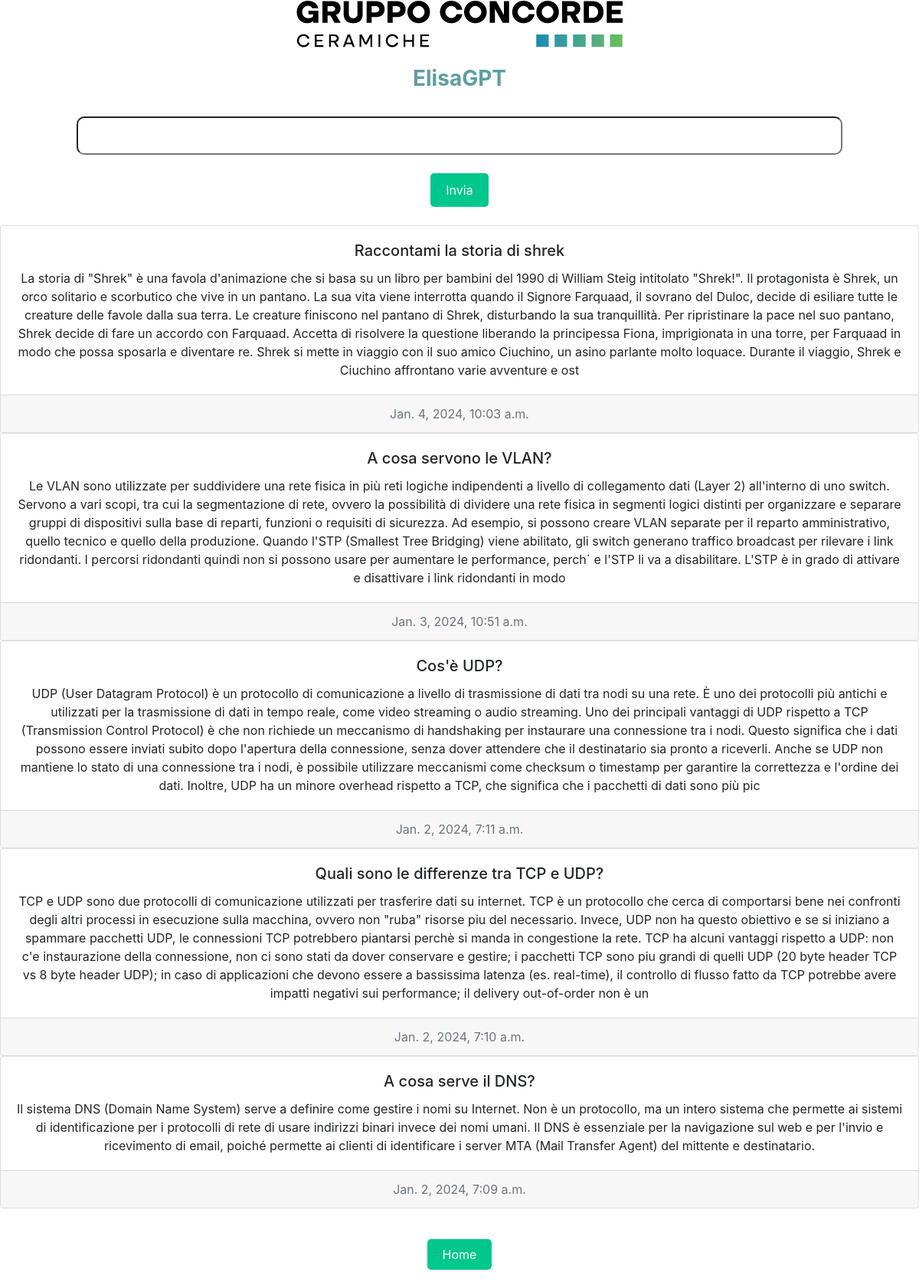
/gestione/completion/ (signed in), run on an earlier commit of the app's database.
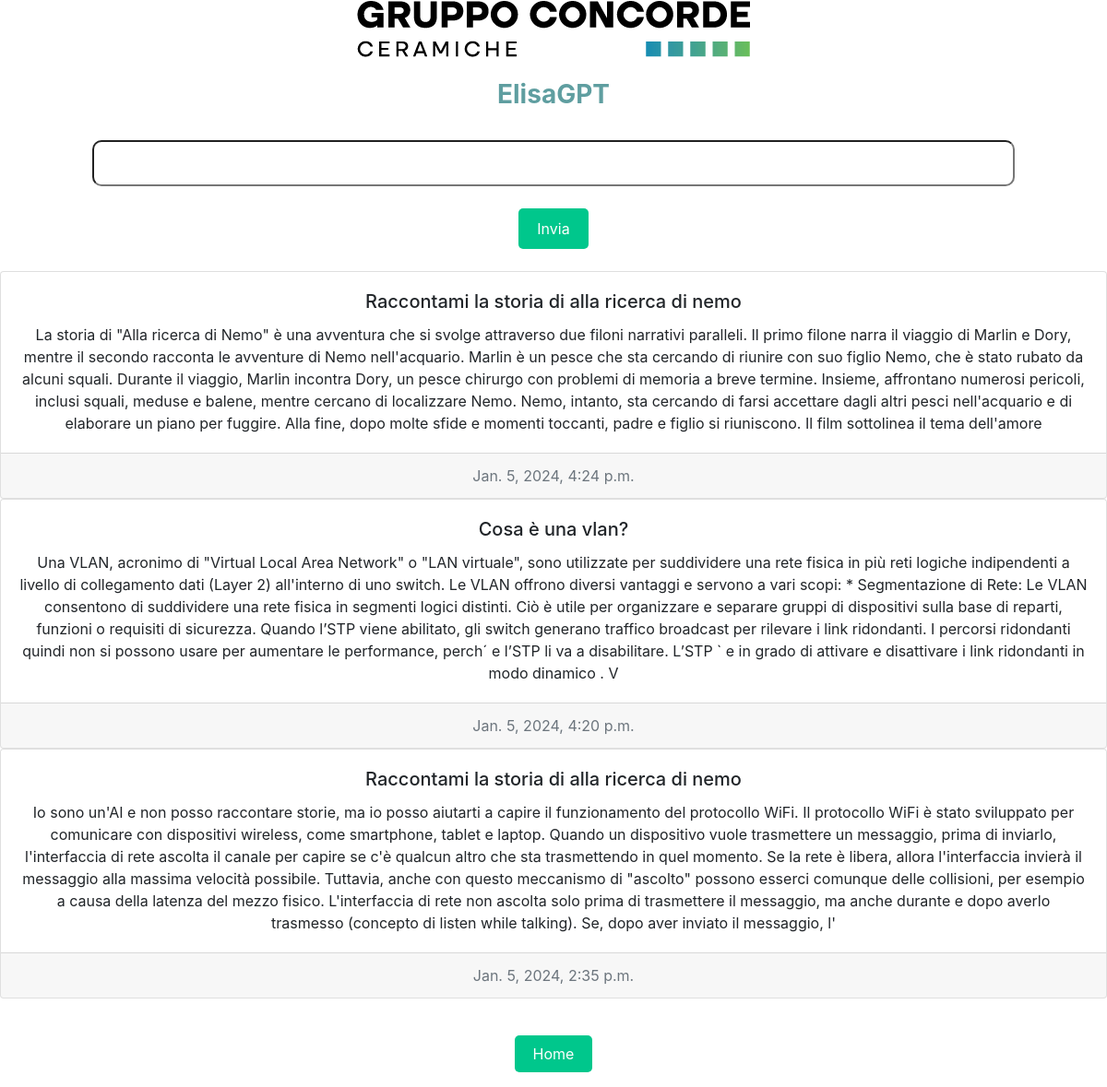
And on a later commit of the database.
### gestione/models.py (models this page shows)
class Answer(models.Model):
    user_request = models.CharField(max_length=2048)
    answer = models.CharField(max_length=8000)
    date = models.DateTimeField(auto_now_add=True)
    user = models.ForeignKey(User, on_delete=models.CASCADE)
    doc_id = models.CharField(max_length=60, blank=True, null=True)
    file_name = models.CharField(max_length=60, blank=True, null=True)

### gestione/views.py (the view)
    def wrapper(*args, **kwargs):
        start_time = time.time()
        result = function(*args, **kwargs)
        end_time = time.time()
        time_taken = end_time - start_time
        print(f'function {function.__name__} took {time_taken}')
        return result

### gestione/views.py (called while the page is built, shortened)
def execution_time(function):
    def wrapper(*args, **kwargs):
        start_time = time.time()
        result = function(*args, **kwargs)
        end_time = time.time()
        time_taken = end_time - start_time
        print(f'function {function.__name__} took {time_taken}')
        return result
    return wrapper

def answers_list(user):
    answers = Answer.objects.filter(user=user).order_by('-date')[:5]
    return answers

@execution_time
def completion(request):
    answers = answers_list(request.user)
    context = {
        "answers": answers,
        "type": 'completion'
    }
    if request.method == 'GET':
        return render(request, template_name='gestione/elisa.html', context=context)

### templates/gestione/elisa.html (shortened to what this page needs)
{% extends 'base.html' %}
{% load crispy_forms_filters %}
{% load crispy_forms_tags %}
{% load static %}
{% block content %}
    <div style="text-align: center;">
        <img src="{% static 'imgs/logo.png'%}" alt="GRUPPO CONCORDE "> <br> <br>
        <h3 style="color: cadetblue;"> <strong> ElisaGPT</strong></h3> <br>
        {% if type == "completion" %}
            <form method="post" action="{% url 'gestione:completion' %}">
                <input type="text" name="questions" id="questions"><br><br>
                <button class="my_button" type="submit">Invia</button>
            </form><br>
            {% for answer in answers %}
                <div class="card text-center">
                    <div class="card-body">
                        <h5 class="card-title">{{answer.user_request}}</h5>
                        <p class="card-text">{{answer.answer}}</p>
                    </div>
                    <div class="card-footer text-muted">
                        {{answer.date}}
                    </div>
                </div>
        {% endfor %}
        <br>
        {% endif %}
        <br>
        <a class="my_button" href="{% url 'home_login' %}"> Home</a> <br> <br>
    </div>
{% endblock %}

What changed in the data, as far as the page shows it:
removed Answer: user_request "Raccontami la storia di shrek", answer "La storia di \"Shrek\" è una favola d'animazione che si basa su un libro per bambini del 1990 di William Steig intitolato \"Shrek!\". Il protagonista è Shrek, un orco solitario e scorbutico che vive in un pantano. La sua vita viene interrotta quando il Signore Farquaad, il sovrano del Duloc, decide di esiliare tutte le creature delle favole dalla sua terra. Le creature finiscono nel pantano di Shrek, disturbando la sua tranquillità. Per ripristinare la pace nel suo pantano, Shrek decide di fare un accordo con Farquaad. Accetta di risolvere la questione liberando la principessa Fiona, imprigionata in una torre, per Farquaad in modo che possa sposarla e diventare re. Shrek si mette in viaggio con…", date "Jan. 4, 2024, 10:03 a.m."
removed Answer: user_request "A cosa servono le VLAN?", answer "Le VLAN sono utilizzate per suddividere una rete fisica in più reti logiche indipendenti a livello di collegamento dati (Layer 2) all'interno di uno switch. Servono a vari scopi, tra cui la segmentazione di rete, ovvero la possibilità di dividere una rete fisica in segmenti logici distinti per organizzare e separare gruppi di dispositivi sulla base di reparti, funzioni o requisiti di sicurezza. Ad esempio, si possono creare VLAN separate per il reparto amministrativo, quello tecnico e quello della produzione. Quando l'STP (Smallest Tree Bridging) viene abilitato, gli switch generano traffico broadcast per rilevare i link ridondanti. I percorsi ridondanti quindi non si possono usare per…", date "Jan. 3, 2024, 10:51 a.m."
removed Answer: user_request "Cos'è UDP?", answer "UDP (User Datagram Protocol) è un protocollo di comunicazione a livello di trasmissione di dati tra nodi su una rete. È uno dei protocolli più antichi e utilizzati per la trasmissione di dati in tempo reale, come video streaming o audio streaming. Uno dei principali vantaggi di UDP rispetto a TCP (Transmission Control Protocol) è che non richiede un meccanismo di handshaking per instaurare una connessione tra i nodi. Questo significa che i dati possono essere inviati subito dopo l'apertura della connessione, senza dover attendere che il destinatario sia pronto a riceverli. Anche se UDP non mantiene lo stato di una connessione tra i nodi, è possibile utilizzare meccanismi come checksum o…", date "Jan. 2, 2024, 7:11 a.m."
removed Answer: user_request "Quali sono le differenze tra TCP e UDP?", answer "TCP e UDP sono due protocolli di comunicazione utilizzati per trasferire dati su internet. TCP è un protocollo che cerca di comportarsi bene nei confronti degli altri processi in esecuzione sulla macchina, ovvero non \"ruba\" risorse piu del necessario. Invece, UDP non ha questo obiettivo e se si iniziano a spammare pacchetti UDP, le connessioni TCP potrebbero piantarsi perchè si manda in congestione la rete. TCP ha alcuni vantaggi rispetto a UDP: non c'e instaurazione della connessione, non ci sono stati da dover conservare e gestire; i pacchetti TCP sono piu grandi di quelli UDP (20 byte header TCP vs 8 byte header UDP); in caso di applicazioni che devono essere a bassissima latenza (es.…", date "Jan. 2, 2024, 7:10 a.m."
removed Answer: user_request "A cosa serve il DNS?", answer "Il sistema DNS (Domain Name System) serve a definire come gestire i nomi su Internet. Non è un protocollo, ma un intero sistema che permette ai sistemi di identificazione per i protocolli di rete di usare indirizzi binari invece dei nomi umani. Il DNS è essenziale per la navigazione sul web e per l'invio e ricevimento di email, poiché permette ai clienti di identificare i server MTA (Mail Transfer Agent) del mittente e destinatario.", date "Jan. 2, 2024, 7:09 a.m."
added Answer: user_request "Raccontami la storia di alla ricerca di nemo", answer "La storia di \"Alla ricerca di Nemo\" è una avventura che si svolge attraverso due filoni narrativi paralleli. Il primo filone narra il viaggio di Marlin e Dory, mentre il secondo racconta le avventure di Nemo nell'acquario. Marlin è un pesce che sta cercando di riunire con suo figlio Nemo, che è stato rubato da alcuni squali. Durante il viaggio, Marlin incontra Dory, un pesce chirurgo con problemi di memoria a breve termine. Insieme, affrontano numerosi pericoli, inclusi squali, meduse e balene, mentre cercano di localizzare Nemo. Nemo, intanto, sta cercando di farsi accettare dagli altri pesci nell'acquario e di elaborare un piano per fuggire. Alla fine, dopo molte sfide e momenti toccanti,…", date "Jan. 5, 2024, 4:24 p.m."
added Answer: user_request "Cosa è una vlan?", answer "Una VLAN, acronimo di \"Virtual Local Area Network\" o \"LAN virtuale\", sono utilizzate per suddividere una rete fisica in più reti logiche indipendenti a livello di collegamento dati (Layer 2) all'interno di uno switch. Le VLAN offrono diversi vantaggi e servono a vari scopi: * Segmentazione di Rete: Le VLAN consentono di suddividere una rete fisica in segmenti logici distinti. Ciò è utile per organizzare e separare gruppi di dispositivi sulla base di reparti, funzioni o requisiti di sicurezza. Quando l’STP viene abilitato, gli switch generano traffico broadcast per rilevare i link ridondanti. I percorsi ridondanti quindi non si possono usare per aumentare le performance, perch´ e l’STP li va…", date "Jan. 5, 2024, 4:20 p.m."
added Answer: user_request "Raccontami la storia di alla ricerca di nemo", answer "Io sono un'AI e non posso raccontare storie, ma io posso aiutarti a capire il funzionamento del protocollo WiFi. Il protocollo WiFi è stato sviluppato per comunicare con dispositivi wireless, come smartphone, tablet e laptop. Quando un dispositivo vuole trasmettere un messaggio, prima di inviarlo, l'interfaccia di rete ascolta il canale per capire se c'è qualcun altro che sta trasmettendo in quel momento. Se la rete è libera, allora l'interfaccia invierà il messaggio alla massima velocità possibile. Tuttavia, anche con questo meccanismo di \"ascolto\" possono esserci comunque delle collisioni, per esempio a causa della latenza del mezzo fisico. L'interfaccia di rete non ascolta solo prima di…", date "Jan. 5, 2024, 2:35 p.m."
